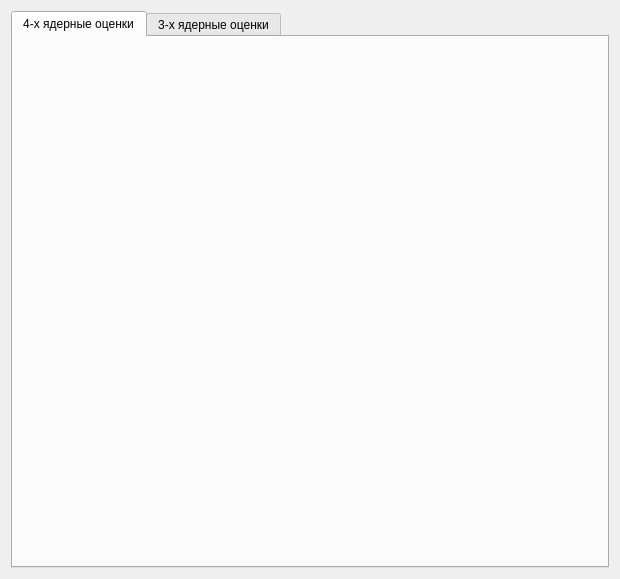
<?xml version="1.0" encoding="UTF-8"?>
<ui version="4.0">
 <class>FrameKde</class>
 <widget class="QFrame" name="FrameKde">
  <property name="geometry">
   <rect>
    <x>0</x>
    <y>0</y>
    <width>620</width>
    <height>579</height>
   </rect>
  </property>
  <property name="minimumSize">
   <size>
    <width>620</width>
    <height>380</height>
   </size>
  </property>
  <property name="windowTitle">
   <string>Frame</string>
  </property>
  <layout class="QVBoxLayout" name="verticalLayout" stretch="0">
   <property name="sizeConstraint">
    <enum>QLayout::SetDefaultConstraint</enum>
   </property>
   <item>
    <widget class="QTabWidget" name="tabs">
     <property name="currentIndex">
      <number>0</number>
     </property>
     <widget class="QWidget" name="tab_info_0">
      <attribute name="title">
       <string>4-х ядерные оценки</string>
      </attribute>
      <layout class="QVBoxLayout" name="verticalLayout_7"/>
     </widget>
     <widget class="QWidget" name="tab_info_1">
      <attribute name="title">
       <string>3-х ядерные оценки</string>
      </attribute>
      <layout class="QVBoxLayout" name="verticalLayout_4"/>
     </widget>
    </widget>
   </item>
  </layout>
 </widget>
 <resources/>
 <connections/>
</ui>
